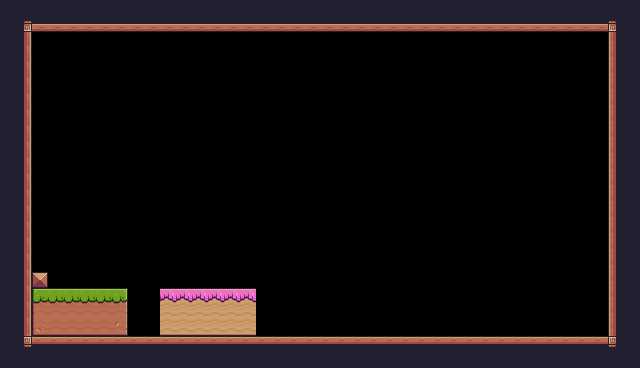

A level layout from a 2D game, rendered from its tile map. Below: a short description, then the map file with its tile-grid data intact:
An orthogonal 40x23 tile map with 16x16 px tiles, 1 tile layer (Background) and 4 objects (Player).

<map version="1.10" tiledversion="1.10.2" orientation="orthogonal" renderorder="right-down" width="40" height="23" tilewidth="16" tileheight="16" infinite="0" nextlayerid="4" nextobjectid="17">
 <tileset firstgid="1" source="NextGrid.tsx" />
 <layer id="1" name="Background" width="40" height="23">
  <data encoding="csv">
24,24,24,24,24,24,24,24,24,24,24,24,24,24,24,24,24,24,24,24,24,24,24,24,24,24,24,24,24,24,24,24,24,24,24,24,112,24,24,24,
24,1073741938,134,134,134,134,134,134,134,134,134,134,134,134,134,134,134,134,134,134,134,134,134,134,134,134,134,134,134,134,134,134,134,134,134,134,134,134,3221225586,24,
24,113,0,0,0,0,0,0,0,0,0,0,0,0,0,0,0,0,0,0,0,0,0,0,0,0,0,0,0,0,0,0,0,0,0,0,0,0,111,24,
24,113,0,0,0,0,0,0,0,0,0,0,0,0,0,0,0,0,0,0,0,0,0,0,0,0,0,0,0,0,0,0,0,0,0,0,0,0,111,24,
24,113,0,0,0,0,0,0,0,0,0,0,0,0,0,0,0,0,0,0,0,0,0,0,0,0,0,0,0,0,0,0,0,0,0,0,0,0,111,24,
24,113,0,0,0,0,0,0,0,0,0,0,0,0,0,0,0,0,0,0,0,0,0,0,0,0,0,0,0,0,0,0,0,0,0,0,0,0,111,24,
24,113,0,0,0,0,0,0,0,0,0,0,0,0,0,0,0,0,0,0,0,0,0,0,0,0,0,0,0,0,0,0,0,0,0,0,0,0,111,24,
24,113,0,0,0,0,0,0,0,0,0,0,0,0,0,0,0,0,0,0,0,0,0,0,0,0,0,0,0,0,0,0,0,0,0,0,0,0,111,24,
24,113,0,0,0,0,0,0,0,0,0,0,0,0,0,0,0,0,0,0,0,0,0,0,0,0,0,0,0,0,0,0,0,0,0,0,0,0,111,24,
24,113,0,0,0,0,0,0,0,0,0,0,0,0,0,0,0,0,0,0,0,0,0,0,0,0,0,0,0,0,0,0,0,0,0,0,0,0,111,24,
24,113,0,0,0,0,0,0,0,0,0,0,0,0,0,0,0,0,0,0,0,0,0,0,0,0,0,0,0,0,0,0,0,0,0,0,0,0,111,24,
24,113,0,0,0,0,0,0,0,0,0,0,0,0,0,0,0,0,0,0,0,0,0,0,0,0,0,0,0,0,0,0,0,0,0,0,0,0,111,24,
24,113,0,0,0,0,0,0,0,0,0,0,0,0,0,0,0,0,0,0,0,0,0,0,0,0,0,0,0,0,0,0,0,0,0,0,0,0,111,24,
24,113,0,0,0,0,0,0,0,0,0,0,0,0,0,0,0,0,0,0,0,0,0,0,0,0,0,0,0,0,0,0,0,0,0,0,0,0,111,24,
24,113,0,0,0,0,0,0,0,0,0,0,0,0,0,0,0,0,0,0,0,0,0,0,0,0,0,0,0,0,0,0,0,0,0,0,0,0,111,24,
24,113,0,0,0,0,0,0,0,0,0,0,0,0,0,0,0,0,0,0,0,0,0,0,0,0,0,0,0,0,0,0,0,0,0,0,0,0,111,24,
24,113,0,0,0,0,0,0,0,0,0,0,0,0,0,0,0,0,0,0,0,0,0,0,0,0,0,0,0,0,0,0,0,0,0,0,0,0,111,24,
24,113,35,0,0,50,0,0,0,0,0,0,0,0,0,0,0,0,0,0,0,0,0,0,0,0,0,0,0,0,0,0,0,0,0,0,0,0,111,24,
24,113,7,8,8,8,8,9,0,0,184,184,184,184,184,184,0,0,0,0,0,0,0,0,0,0,0,0,0,0,0,0,0,0,0,0,0,0,111,24,
24,113,29,30,30,30,30,31,0,0,206,206,206,206,206,206,0,0,0,0,0,0,0,0,0,0,0,0,0,0,0,0,0,0,0,0,0,0,111,24,
24,113,51,52,52,52,52,53,0,0,228,228,228,228,228,228,0,0,0,0,0,0,0,0,0,0,0,0,0,0,0,0,0,0,0,0,0,0,111,24,
24,114,90,90,90,90,90,90,90,90,90,90,90,90,90,90,90,90,90,90,90,90,90,90,90,90,90,90,90,90,90,90,90,90,90,90,90,90,2147483762,24,
24,24,24,24,24,24,24,24,24,24,24,24,24,24,24,24,24,24,24,24,24,24,24,24,24,24,24,24,24,24,24,24,24,24,24,24,24,24,24,24
</data>
 </layer>
 <objectgroup id="2" name="Spawnpoints" class="Player">
  <object id="11" name="Player" type="Player" x="64" y="256" width="31.3939" height="31.697" />
 </objectgroup>
 <objectgroup id="3" name="Collisions">
  <object id="13" x="32" y="288" width="96" height="48" />
  <object id="14" x="160" y="288" width="96" height="48" />
  <object id="15" x="32" y="336" width="576" height="16" />
 </objectgroup>
</map>
